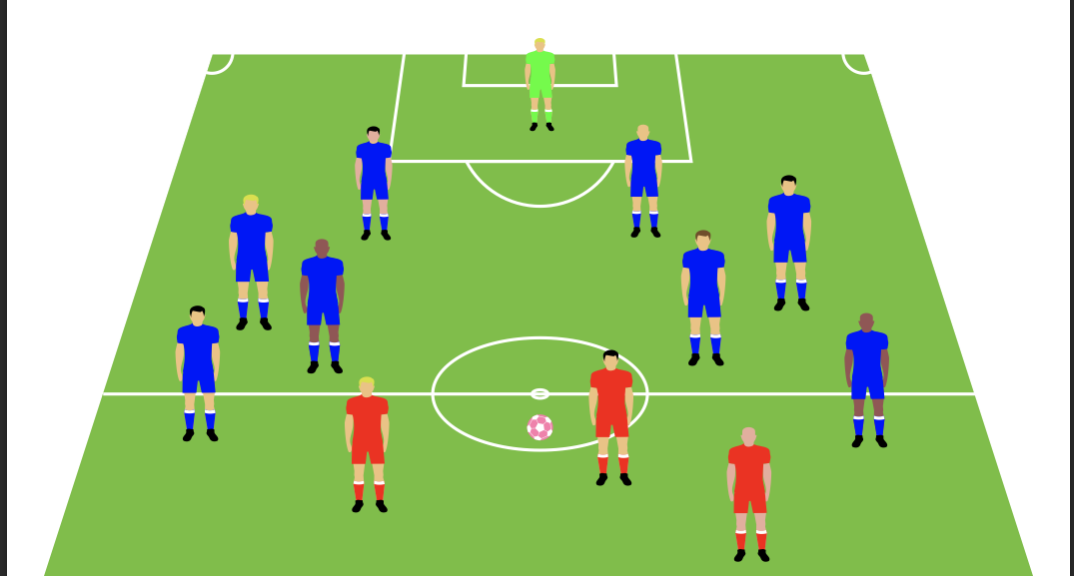
#> input picture task.png, 1074 x 576 px
$ python demo.py
#> lines starting #> are read from the running program, lines starting #| are printed output that depends on the picture; after the words box and inside, x2 and y2 are one past the last pixel; in counts of white or black regions, pixels touching at a corner belong together
import cv2
import numpy as np


def main():
    # load the image
    image = cv2.imread("task.png")
#> image is the input picture: shape (576, 1074, 3); mean B, G, R 135.5, 200.5, 165.1

    hsv_img = cv2.cvtColor(image, cv2.COLOR_BGR2HSV)
#> hsv_img: shape (576, 1074, 3); mean H, S, V 33, 106.6, 209.5

    # define the lower and upper limit for pink color
    lower = np.array([160, 100, 100], dtype="uint8")
    upper = np.array([170, 255, 255], dtype="uint8")

    # find the colors within the specified boundaries
    mask = cv2.inRange(hsv_img, lower, upper)
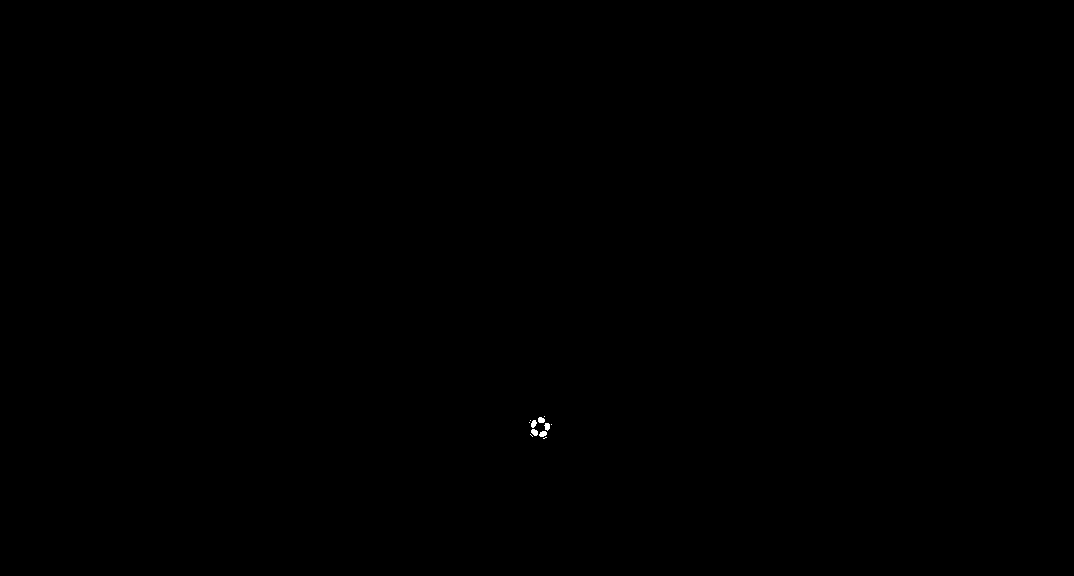
#> mask: shape (576, 1074); 0.03% white; 11 white regions (6 under 20 px), largest, box (x1, y1, x2, y2) and area: (531, 429, 538, 436) 37, (539, 431, 547, 437) 37, (538, 417, 545, 423) 35, (544, 423, 550, 431) 35, (531, 420, 537, 428) 34

    # getting the image having pink color with black background
    output = cv2.bitwise_and(image, image, mask=mask)

    # show the images
    cv2.imshow("images", output)
    cv2.waitKey(0)

    # pass


if __name__ == '__main__':
    main()
